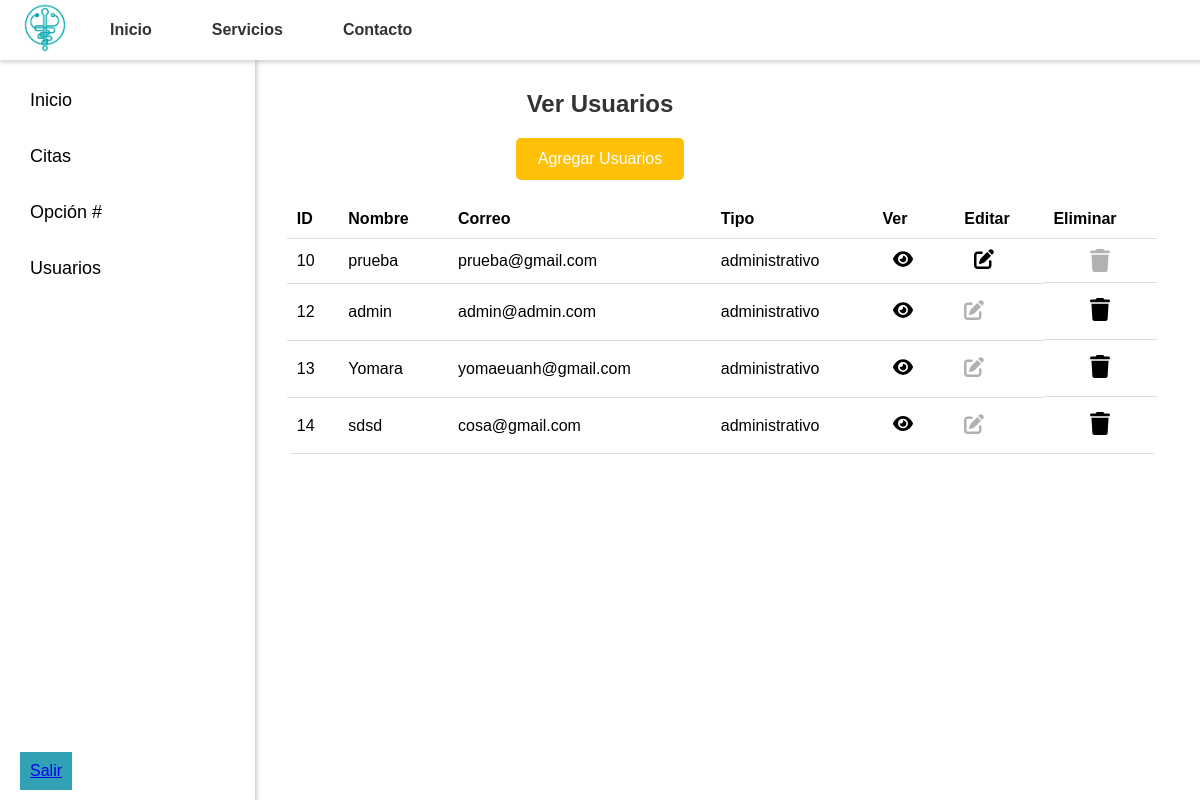
Page /usuarios.php (signed in) on the committed database.
### tables this page shows
CREATE TABLE `usuarios` (
  `id_usuario` int(11) NOT NULL,
  `nombre` varchar(100) NOT NULL,
  `correo` varchar(100) NOT NULL,
  `contraseña` varchar(255) NOT NULL,
  `tipo` enum('administrativo','medico','paciente') NOT NULL
);

### usuarios.php (the view, shortened to what this page needs)
<?php
require "conexion.php";
include 'header.php';
include 'barra_lateral.php';
$usuario_autenticado = $_SESSION["nombre"];
?>
<!DOCTYPE html>
<html lang="en">
<head>
    <link rel="stylesheet" href="css/usuarios.css">
</head>
<body>
    <div class="container">
        <div class="body">
            <h2>Ver Usuarios</h2>
            <div class="botones">
                <a href="agregar_usuario.php" class="btn btn-agregar">Agregar Usuarios</a>
            </div>
            <table class="user-table">
                <thead>
                    <tr>
                        <th>ID</th>
                        <th>Nombre</th>
                        <th>Correo</th>
                        <th>Tipo</th>
                        <th>Ver</th>
                        <th>Editar</th>
                        <th>Eliminar</th>
                    </tr>
                </thead>
                <tbody>
                    <?php
                    $todos_usuarios = "SELECT * FROM usuarios ORDER BY id_usuario ASC";
                    $resultado = mysqli_query($conectar, $todos_usuarios);
                    while ($fila = $resultado->fetch_array()) {
                        $id_usuario = $fila["id_usuario"];
                        $nombre_usuario = $fila["nombre"];
                    ?>
                    <tr>
                        <td><?php echo $id_usuario; ?></td>
                        <td><?php echo $nombre_usuario; ?></td>
                        <td><?php echo $fila["correo"]; ?></td>
                        <td><?php echo $fila["tipo"]; ?></td>
                        <td><a href="ver_usuarios.php?id_usuario=<?php echo $id_usuario; ?>"><img class="img-tabla" src="img/eye-solid.svg" alt="Ver"></a></td>
                        <td>
                            <?php if ($usuario_autenticado === $nombre_usuario) : ?>
                                <a href="editar_usuario.php?id_usuario=<?php echo $id_usuario; ?>"><img class="img-tabla" src="img/pen-to-square-solid.svg" alt="Editar"></a>
                            <?php else : ?>
                                <img class="img-tabla disabled" src="img/pen-to-square-solid.svg" alt="Editar" style="opacity: 0.3; cursor: not-allowed;">
                            <?php endif; ?>
                        </td>
                        <td>
                            <?php if ($usuario_autenticado !== $nombre_usuario) : ?>
                                <a href="#" onClick="validar('eliminar_usuario.php?id_usuario=<?php echo $id_usuario; ?>')"><img class="img-tabla" src="img/trash-solid.svg" alt="Eliminar"></a>
                            <?php else : ?>
                                <img class="img-tabla disabled" src="img/trash-solid.svg" alt="Eliminar" style="opacity: 0.3; cursor: not-allowed;">
                            <?php endif; ?>
                        </td>
                    </tr>
                    <?php
                    }
                    ?>
                </tbody>
            </table>
        </div>
    </div>
</body>
</html>

### css/usuarios.css (style rules this page uses)
body { font-family: Arial, Helvetica, sans-serif; background-color: #ffffff; margin: 0; padding: 0; height: 100vh; display: flex; flex-direction: column; }
.body { flex: 1; padding: 20px; overflow-y: auto; text-align: center; margin-top: 50px; }
.body h2 { margin-bottom: 20px; font-size: 24px; color: #333; }
.botones { display: flex; justify-content: center; margin-bottom: 20px; }
.btn-agregar { background-color: #ffc107; color: #fff; border: 2px solid #ffc107; padding: 10px 20px; border-radius: 5px; text-decoration: none; font-size: 16px; transition: 0.3s; }
.img-tabla { width: 20px; }
.user-table { width: 75%; border-collapse: collapse; margin-top: 20px; margin-left: 23%; background: #fff; border-radius: 5px; overflow: hidden; }
.user-table th, .user-table td { padding: 10px; text-align: left; border-bottom: 1px solid #ddd; }
.user-table th { background-color: #ffffff; }
.user-table td:last-child { display: flex; gap: 10px; justify-content: center; }
.user-table td a { padding: 5px 10px; border-radius: 3px; font-size: 14px; text-decoration: none; }

### rows in the picture
usuarios: id_usuario "10", nombre "prueba", correo "prueba@gmail.com", tipo "administrativo"
usuarios: id_usuario "12", nombre "admin", correo "admin@admin.com", tipo "administrativo"
usuarios: id_usuario "13", nombre "Yomara", correo "yomaeuanh@gmail.com", tipo "administrativo"
usuarios: id_usuario "14", nombre "sdsd", correo "cosa@gmail.com", tipo "administrativo"
